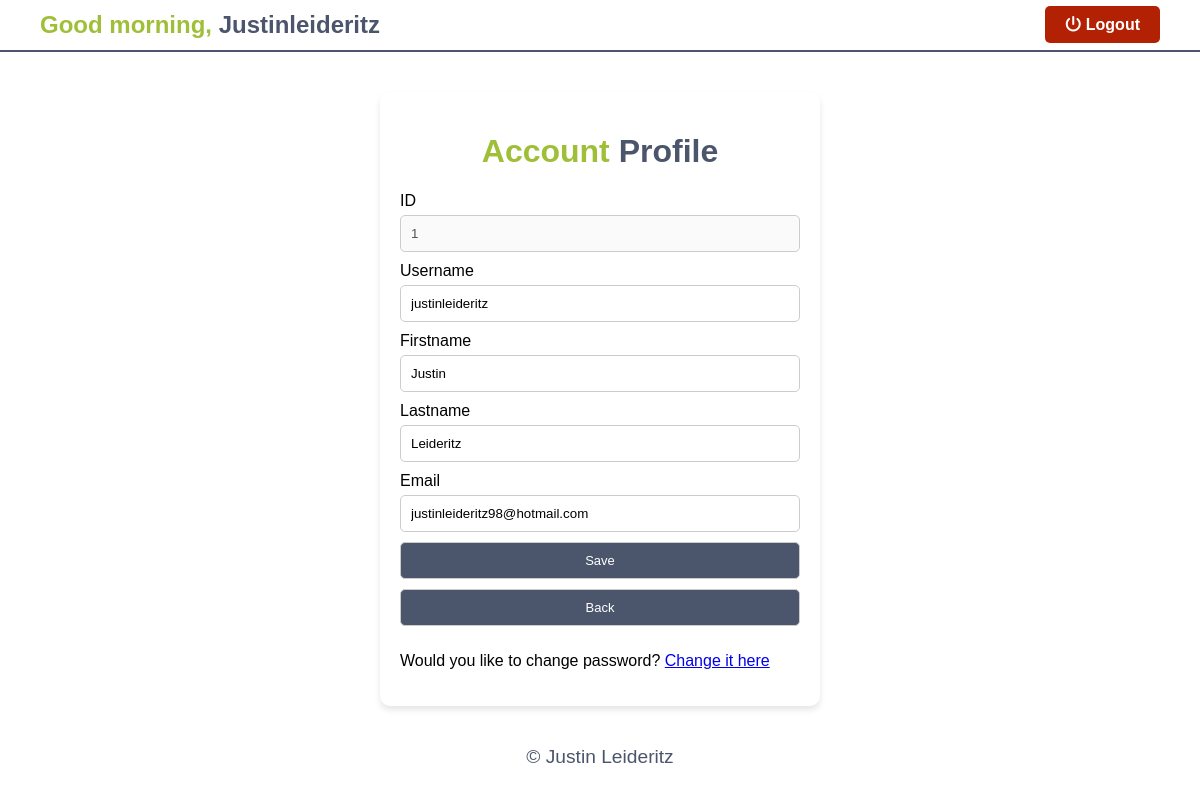
Screenshot of /manage.php (signed in) with the database file from the repository.
### tables this page shows
CREATE TABLE `user` (
  `USE_ID` int(11) NOT NULL,
  `USE_Username` varchar(50) DEFAULT NULL,
  `USE_Firstname` varchar(50) NOT NULL,
  `USE_Lastname` varchar(50) NOT NULL,
  `USE_Password` varchar(255) DEFAULT NULL,
  `USE_Email` varchar(60) NOT NULL,
  `USE_ResetToken` varchar(255) NOT NULL,
  `USE_DateAdded` date DEFAULT curdate()
);

### manage.php (the view, shortened to what this page needs)
<?php
require 'dbcon.php';
?>
<!DOCTYPE html>
<html lang="en">
<head>
    <link rel="stylesheet" href="./styles/manage.css">
</head>
<body>
<?php
require 'components/form-navbar.php';
?>
<?php
$sqlUpdate = "SELECT * FROM user WHERE USE_ID=:id";
$stmt = $conn->prepare($sqlUpdate);
$data = ['id' => $_SESSION["id"]];
$stmt->execute($data);
$result = $stmt->fetch(PDO::FETCH_OBJ);
?>
<form action="manageExec.php" method="POST">
    <div class="top">
        <h1><span style="color: #a0bf39;">Account</span> <span style="color: #4b556b">Profile</span></h1>
    </div>
    <div>
        <label for="id">ID</label>
        <input disabled required id="id" name="id" type="text" value="<?= $result->USE_ID ?>">
    </div>
    <div>
        <label for="username">Username</label>
        <input required id="username" name="username" type="text" value="<?= $result->USE_Username ?>">
    </div>
    <div>
        <label for="firstname">Firstname</label>
        <input required id="firstname" name="firstname" type="text" value="<?= $result->USE_Firstname ?>">
    </div>
    <div>
        <label for="lastname">Lastname</label>
        <input required id="lastname" name="lastname" type="text" value="<?= $result->USE_Lastname ?>">
    </div>
    <div>
        <label for="email">Email</label>
        <input required id="email" name="email" type="text" value="<?= $result->USE_Email ?>">
    </div>
    <div>
        <input type="submit" value="Save">
        <a href="index.php">Back</a>
    </div>
    <p>Would you like to change password? <a href="recoverPwForm.php">Change it here</a></p>
</form>
<?php
require 'components/footer.php';
?>
</body>
</html>

### styles/manage.css (style rules this page uses)
body { font-family: arial, serif; margin: 0; }
.top { display: flex; justify-content: space-evenly; }
label { display: block; margin-bottom: 5px; }
input[type="text"], input[type="date"], input[type="submit"], a[href="index.php"], select { display: inline-block; text-decoration: none; width: 100%; padding: 10px; margin-bottom: 10px; border: 1px solid #ccc; border-radius: 5px; box-sizing: border-box; }
input[type="submit"], a[href="index.php"] { background-color: #4b556b; color: #fff; cursor: pointer; transition: background-color 0.3s ease; text-align: center; font-size: small; }
form { max-width: 400px; margin: 20px auto; margin-top: 40px; background-color: #fff; padding: 20px; border-radius: 10px; box-shadow: 0px 4px 6px rgba(0, 0, 0, 0.1); }

### rows the page displays
user: id "1", username "justinleideritz", firstname "Justin", lastname "Leideritz", email "justinleideritz98@hotmail.com"

### other values shown
$greeting "Good morning"
$_SESSION['username'] "Justinleideritz"
